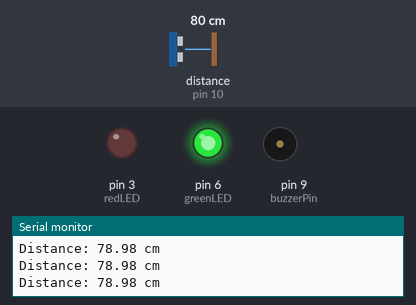
A sketch run on a simulated Arduino Uno, built with avr-gcc and run on an emulated ATmega328P. Parts: output pins drawn as LEDs (lit = HIGH), buzzer (waves = sounding, pin HIGH), the last lines printed to the serial monitor. Wiring (inferred from the names in the program): ultrasonic range finder: trigger pin 11; echo pin 10. Inputs (shaded band) come from the test bench; at power-on: distance to the obstacle (sensor on pin 10) 80 cm. The echo pulse lasts 58.3 µs per cm; pins used as bus, display or sensor lines are not drawn.

Above: at 1.3 s.
1.4 s: distance to the obstacle (sensor on pin 10) set to 45 cm
2.9 s: distance to the obstacle (sensor on pin 10) set to 36 cm
At 3.7 s:
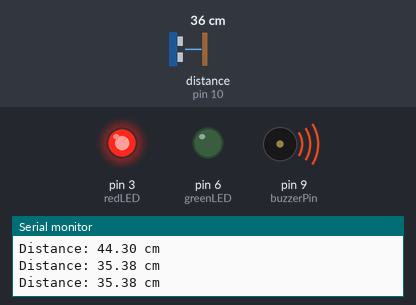
4.5 s: distance to the obstacle (sensor on pin 10) set to 60 cm
At 5.3 s:
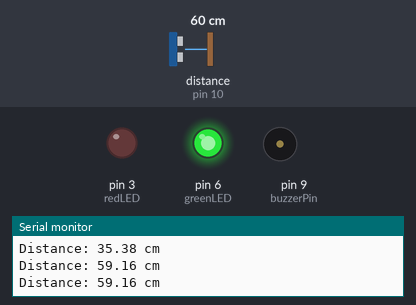
6.0 s: distance to the obstacle (sensor on pin 10) set to 2 cm
At 6.8 s:
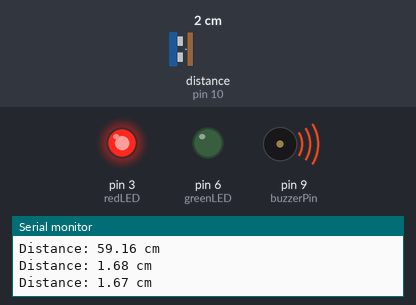
Timing chart, 0 to 8.5 s (numbered marks = the images above; inputs shaded):
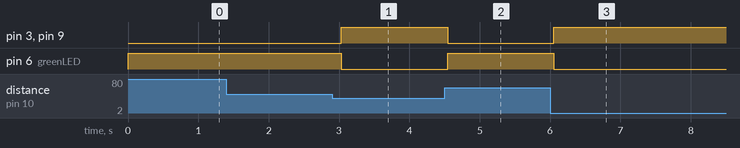

Measured:
- the behaviour switches between 41 and 40 cm on distance to the obstacle (sensor on pin 10) (found by bisection; images 0 and 1)
- after the input at 2.9 s, pin 3 (redLED), pin 9 (buzzerPin): LOW → HIGH after 0.13 s; pin 6 (greenLED): HIGH → LOW after 0.13 s
- after the input at 4.5 s, pin 3 (redLED), pin 9 (buzzerPin): HIGH → LOW at once; pin 6 (greenLED): LOW → HIGH at once
- after the input at 6.0 s, pin 3 (redLED), pin 9 (buzzerPin): LOW → HIGH after 0.05 s; pin 6 (greenLED): HIGH → LOW after 0.05 s

The sketch:

cleaned_up_sketch.ino
```cpp
// =======================
// Ultrasonic Distance Alert System
// HC-SR04 + LEDs + Buzzer
// =======================

// ---------- Pin Definitions ----------
const int buzzerPin = 9;

const int greenLED  = 6;
const int redLED    = 3;

const int trigPin   = 11;
const int echoPin   = 10;

// ---------- Constants ----------
const float SPEED_OF_SOUND = 0.034;   // cm/µs
const int SAFE_DISTANCE = 40;          // cm
const unsigned long ECHO_TIMEOUT = 30000; // µs (~5m)

// ---------- Setup ----------
void setup() {
  pinMode(buzzerPin, OUTPUT);

  pinMode(greenLED, OUTPUT);
  pinMode(redLED, OUTPUT);

  pinMode(trigPin, OUTPUT);
  pinMode(echoPin, INPUT);

  Serial.begin(9600);
}

// ---------- Helper Functions ----------
void ledControl(int ledPin, bool state) {
  digitalWrite(ledPin, state);
}

void buzz(bool state) {
  digitalWrite(buzzerPin, state);
}

// ---------- Main Loop ----------
void loop() {

  // Send trigger pulse
  digitalWrite(trigPin, LOW);
  delayMicroseconds(2);

  digitalWrite(trigPin, HIGH);
  delayMicroseconds(10);
  digitalWrite(trigPin, LOW);

  // Measure echo duration
  long duration = pulseIn(echoPin, HIGH, ECHO_TIMEOUT);

  if (duration == 0) {
    Serial.println("Out of range!");
    ledControl(greenLED, LOW);
    ledControl(redLED, LOW);
    buzz(LOW);
  }
  else {
    // Calculate distance
    float distance = (duration * SPEED_OF_SOUND) / 2;

    Serial.print("Distance: ");
    Serial.print(distance);
    Serial.println(" cm");

    // Decision logic
    if (distance >= SAFE_DISTANCE) {
      ledControl(greenLED, HIGH);
      ledControl(redLED, LOW);
      buzz(LOW);
    } else {
      ledControl(greenLED, LOW);
      ledControl(redLED, HIGH);
      buzz(HIGH);
    }
  }

  delay(500);
}
```
